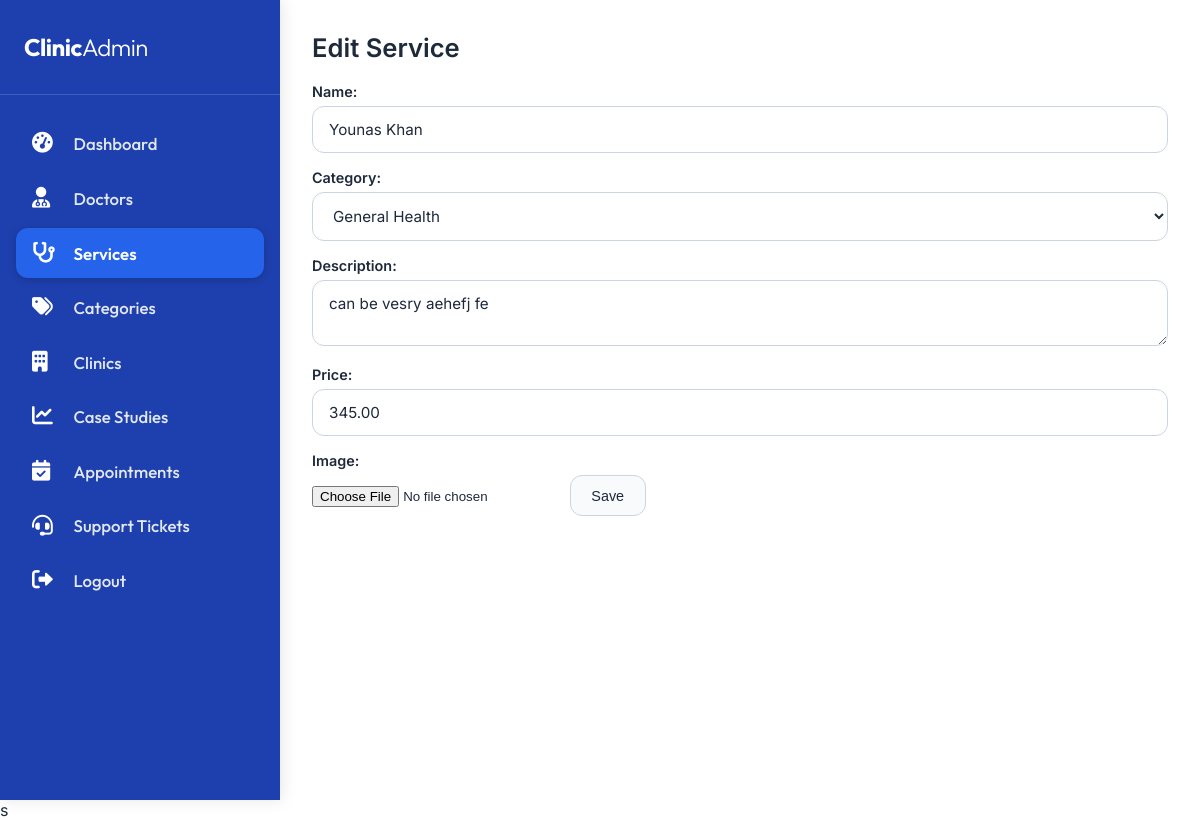
Page /admin/service-form.php?edit=1 (signed in) on the committed database.
### tables this page shows
CREATE TABLE `services` (
  `id` int(11) NOT NULL,
  `name` varchar(200) NOT NULL,
  `slug` varchar(200) DEFAULT NULL,
  `category_id` int(11) DEFAULT NULL,
  `image` varchar(255) DEFAULT NULL,
  `description` text DEFAULT NULL,
  `price` decimal(10,2) DEFAULT NULL,
  `created_at` timestamp NOT NULL DEFAULT current_timestamp()
);

CREATE TABLE `categories` (
  `id` int(11) NOT NULL,
  `name` varchar(100) NOT NULL,
  `type` enum('doctor','service') NOT NULL,
  `slug` varchar(100) DEFAULT NULL,
  `created_at` timestamp NOT NULL DEFAULT current_timestamp()
);

### admin/service-form.php (the view, shortened to what this page needs)
<?php
require_once '../config/database.php';
$id = isset($_GET['edit']) ? (int)$_GET['edit'] : 0;
$service = null;
if ($id) {
    $result = mysqli_query($conn, "SELECT * FROM services WHERE id = $id");
    $service = mysqli_fetch_assoc($result);
}
$categories = mysqli_query($conn, "SELECT id, name FROM categories WHERE type='service'");
?>
<?php include 'includes/header.php'; ?>
<h2><?php echo $id ? 'Edit' : 'Add'; ?> Service</h2>
<form method="POST" enctype="multipart/form-data">
    <label>Name:</label><input type="text" name="name" value="<?php echo $service['name'] ?? ''; ?>" required>
    <label>Category:</label>
    <select name="category_id">
        <?php while($cat = mysqli_fetch_assoc($categories)): ?>
            <option value="<?php echo $cat['id']; ?>" <?php echo ($service['category_id'] ?? '') == $cat['id'] ? 'selected' : ''; ?>><?php echo $cat['name']; ?></option>
        <?php endwhile; ?>
    </select>
    <label>Description:</label><textarea name="description"><?php echo $service['description'] ?? ''; ?></textarea>
    <label>Price:</label><input type="number" step="0.01" name="price" value="<?php echo $service['price'] ?? ''; ?>">
    <label>Image:</label><input type="file" name="image">
    <button type="submit">Save</button>
</form>
<?php include 'includes/footer.php'; ?>s

### assets/css/admin-style.css (style rules this page uses)
* { margin: 0; padding: 0; box-sizing: border-box; }
body { font-family: 'Inter', sans-serif; background: #ffffff; color: #1e293b; overflow-x: hidden; }
h2 { font-size: 1.6rem; font-weight: 600; color: #1e293b; margin-bottom: 1.25rem; }
.btn, button[type="submit"], a.btn { display: inline-flex; align-items: center; gap: 0.5rem; background: #f8fafc; color: #1e293b; border: 1px solid #cbd5e1; padding: 0.7rem 1.3rem; border-radius: 0.75rem; font-weight: 500; font-size: 0.9rem; cursor: pointer; transition: all 0.2s; text-decoration: none; }
label { display: block; font-weight: 600; font-size: 0.9rem; margin-bottom: 0.4rem; color: #1e293b; }
input[type="text"], input[type="email"], input[type="password"], input[type="number"], input[type="date"], input[type="tel"], textarea, select { width: 100%; padding: 0.8rem 1rem; background: #ffffff; border: 1px solid #cbd5e1; border-radius: 0.75rem; color: #1e293b; font-family: 'Inter', sans-serif; font-size: 0.95rem; margin-bottom: 1rem; transition: border-color 0.2s, box-shadow 0.2s; }

### rows in the picture
services: name "Younas Khan", category_id "General Health", description "can be vesry aehefj fe", price "345.00"
